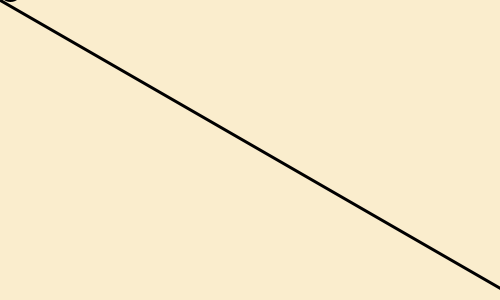
Frame 1 (no input)
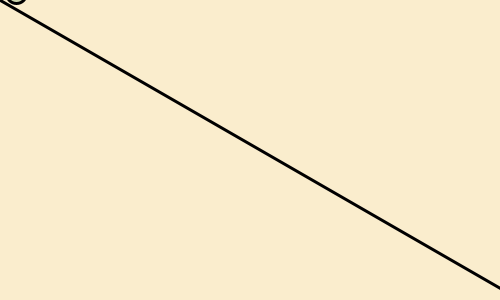
Frame 60 (the mouse pressed at the canvas centre just before this capture)
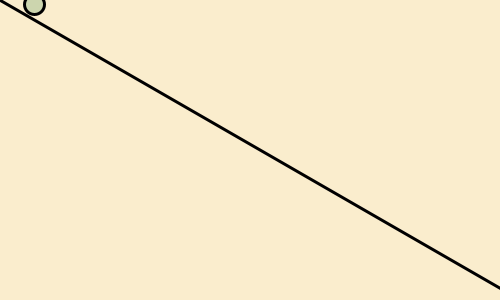
Frame 120 (the mouse held since frame 60 and released just before this capture)

The Processing sketch that drew these frames (run headless with seeded random() and noise(); from frame 60 on, the mouse is pressed at the canvas centre):

// Processing sketch: PlanoInclinado
// ── PlanoInclinado.pde
// Problema - Plano Inclinado :  //<>//
// Plantilla basica para problemas de simulacion

// 3 pasos: 
//   a) Definir la funcion a(s(t), v(t)) en base a las fuerzas del problema y las condiciones iniciales del escenario
//   b) Definir una funcion para el integrador a emplear (Euler Explicito)
//   c) Simular: Integrar numericamente la aceleracion y la velocidad de la particula a dt's. (y pintar)

// Condiciones o parametros del problema:
final float   M  = 10.0;   // Particle mass (kg)
final float   Gc = 9.8;   // Gravity constant (m/(s*s))
final PVector G  = new PVector(0.0, -Gc);   // Acceleration due to gravity (m/(s*s))
float         K  = 0.2;     // Coefieciente de rozamiento
final PVector S0 = new PVector(10.0, 10.0);   // Particle's start position (pixels)
float theta = PI / 6; // Inclinación del plano

PVector _s  = new PVector();   // Position of the particle (pixels)
PVector _v  = new PVector();   // Velocity of the particle (pixels/s)
PVector _a  = new PVector();   // Accleration of the particle (pixels/(s*s))
PVector _v0 = new PVector();
PVector v_a = new PVector();
PVector s_a = new PVector();   // Position of the particle (pixels)

/////////////////////////////////////////////////////////////////////
// Parameters of the numerical integration:
float         SIM_STEP = .02;   // dt = Simulation time-step (s)
float         _simTime;
////////////////////////////////////////////////////////////////////////////77

// Ley de Newton: 
//      a(s(t), v(t)) = [Froz(v(t)) + Fpeso ]/m
//      Froz = -k·v(t)
//      Fpeso = mg; siendo g(0, -9.8) m/s²
//      
// Calculo de fuerzas para un plano inclinado.
PVector calculateAcceleration(PVector s, PVector v)
{

    PVector Unitario = new PVector(cos(theta), sin(theta));
    PVector Froz  = PVector.mult(Unitario, PVector.mult(v,-K).mag());
    PVector Fpeso = PVector.mult(Unitario, PVector.mult(G,M).mag());

    PVector SumF  = PVector.add(Froz, Fpeso);
    
    PVector a = SumF.div(M);

    return a;
}

void settings()
{
    size(500, 300);
}

void setup()
{
  frameRate(60);
  
  _v0.set(0, 0);
  _s = S0.copy();
  _v.set(_v0.x, _v0.y);
  _a.set(0.0, 0.0);
  _simTime = 0;
}

void draw()
{
  background(#faedcd);
 
  drawScene();
  updateSimulation();

  // Si la partícula se sale de la pantalla, termina la simulación
  if (_s.y < 0){
    println(_s);
    exit();
  }
}

void drawScene()
{
    int radio = 20;
    
    strokeWeight(3);
    fill(#ccd5ae);
    // Solucion analitica
    circle(_s.x, _s.y - radio, radio);
      
    // Dibujar el plano inclinado
    float x = width;
    float y = tan(theta) * x;
    line(0, 0, x, y);   
}

void updateSimulation()
{
  //updateSimulationExplicitEuler();
  updateSimulationSimplecticEuler();
  
  _simTime += SIM_STEP;
  
}

void updateSimulationExplicitEuler()
{

  PVector acel =  calculateAcceleration(_s, _v);
  
  _s.add(PVector.mult(_v, SIM_STEP));
  _v.add(PVector.mult(acel, SIM_STEP)); 
  
}

void updateSimulationSimplecticEuler()
{

  PVector acel =  calculateAcceleration(_s, _v);
  
  _v.add(PVector.mult(acel, SIM_STEP)); 
  _s.add(PVector.mult(_v, SIM_STEP));
  
}

void keyPressed()
{
  if (key == 'r' || key == 'R')
  {
    setup();
  }
 
}
